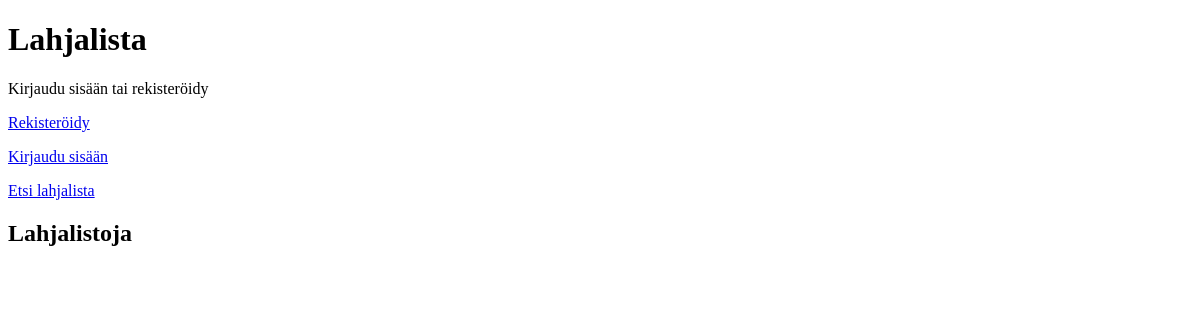
The app's page /, older data.
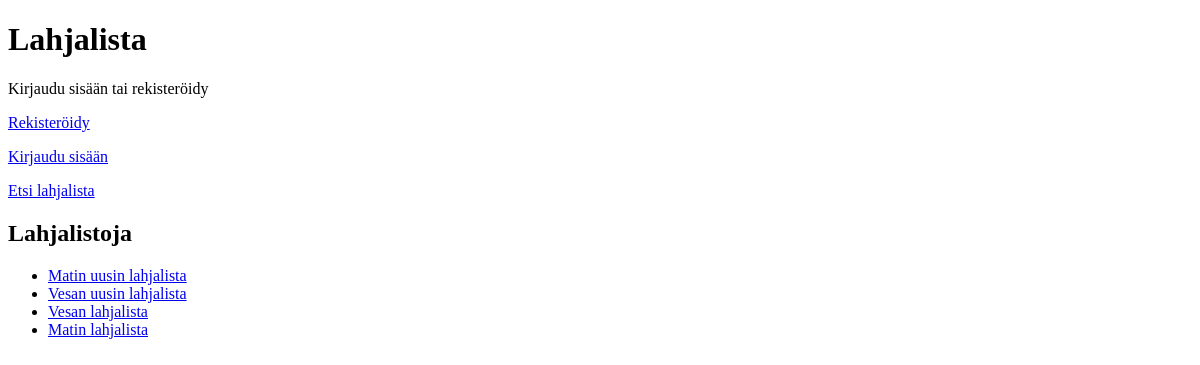
The same page, newer data.
### tables this page shows
CREATE TABLE giftlists (
    id INTEGER PRIMARY KEY,
    title TEXT,
    type TEXT,
    user_id INTEGER REFERENCES users ON DELETE CASCADE,
    password_hash TEXT
);

### app.py (the view)
@app.route("/")
def index():
    lists = giftlists.get_lists()
    return render_template("index.html", lists = lists)

### db.py (called while the page is built)
def get_connection():
    con = sqlite3.connect("database.db")
    con.execute("PRAGMA foreign_keys = ON")
    con.row_factory = sqlite3.Row
    return con

def query(sql, params=[]):
    con = get_connection()
    result = con.execute(sql, params).fetchall()
    con.close()
    return result

### giftlists.py (called while the page is built)
def get_lists():
    sql = "SELECT id, title FROM giftlists ORDER BY id DESC"
    return db.query(sql)

### templates/index.html (shortened to what this page needs)
<!DOCTYPE html>
<html>
<head>
</head>
<body>
  <h1>Lahjalista</h1>
  {% if session.username %}
  <p>
    Olet kirjautunut nimellä {{ session.username }}
  </p>
  <p>
    <a href="new_giftlist">Uusi lahjalista</a>
  </p>
  <p>
    <a href="/logout">Kirjaudu ulos</a>
  </p>
  {% else %}
  <p>
    Kirjaudu sisään tai rekisteröidy
  </p>
  <p>
    <a href="/register">Rekisteröidy</a>
  </p>
  <p>
    <a href="/login">Kirjaudu sisään</a>
  </p>
  {% endif %}
  <p>
    <a href="find_giftlist">Etsi lahjalista</a>
  </p>
  <h2>Lahjalistoja</h2>
  <ul>
    {% for list in lists %}
    <li><a href="/giftlist/{{ list.id }}">{{ list.title }}</a></li>
    {% endfor %}
  </ul>
</body>
</html>

Row changes from the older to the newer data that the page shows:
added giftlists: title "Matin uusin lahjalista"
added giftlists: title "Vesan uusin lahjalista"
added giftlists: title "Vesan lahjalista"
added giftlists: title "Matin lahjalista"
